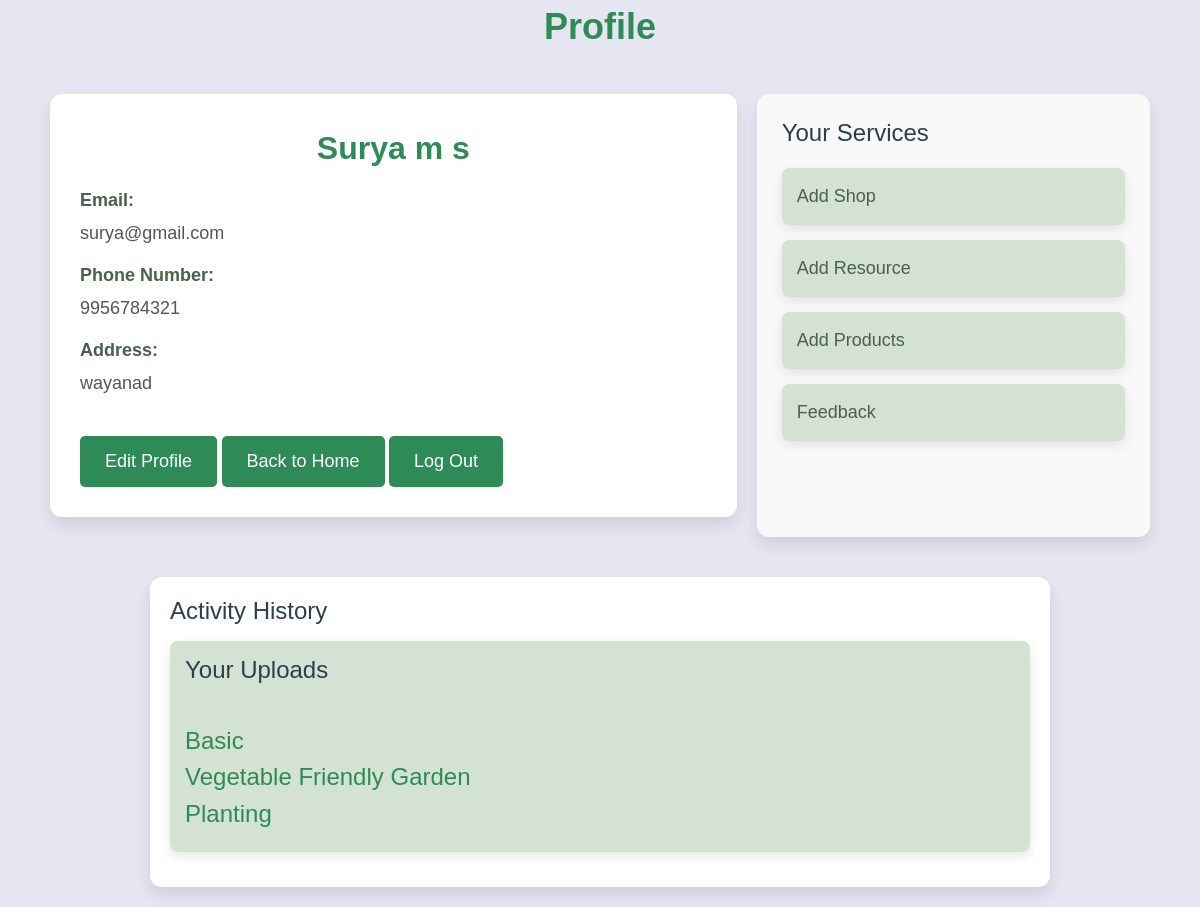
Screenshot of /profProfile/ (signed in) with the database file from the repository.
### garden_app/models.py (models this page shows, shortened)
class prof_reg(models.Model):
    STATUS=(
        ('applied','Applied'),
        ('approved','Approved'),
        ('rejected','Rejected'),
    )
    fname=models.CharField(max_length=100)
    lname=models.CharField(max_length=100)
    em=models.EmailField(unique=True,max_length=100)
    phno = models.CharField(max_length=10)
    passw = models.CharField(max_length=100)
    confirm_pass=models.CharField(max_length=100)
    add=models.CharField(max_length=100)
    status=models.CharField(max_length=20,choices=STATUS,default='applied')
    def __str__(self):
        return self.fname

class resource(models.Model):
    title = models.CharField(max_length=255)
    video_file = models.FileField(upload_to='videos/', blank=True, null=True)
    image_file = models.ImageField(upload_to='images/', blank=True, null=True)
    description = models.TextField()
    name = models.CharField(max_length=100)  # Name of the uploader

### garden_app/views.py (the view)
# urls.py: path('profProfile/',views.profProfile,name="profProfile"),
def profProfile(request):
    em=request.session['email']
    pr = prof_reg.objects.get(em=em)
    up_vdo = resource.objects.filter(name=pr)  # 'name' it's the ForeignKey field
    if pr:
        prof_info = {
            'fname':pr.fname,
            'lname':pr.lname,
            'add':pr.add,
            'phno':pr.phno,
            'em':pr.em,
            'passw':pr.passw,
            'confirm_pass':pr.confirm_pass,
            'up_vdo':up_vdo,
        }
        return render(request,'profProfile.html',prof_info)
    else:
        return render(request,'profProfile.html')

### garden_app/templates/profProfile.html (shortened to what this page needs)
{% load static %}
<!DOCTYPE html>
<html lang="en">
<head>
    <link href="https://cdn.jsdelivr.net/npm/bootstrap@5.3.0/dist/css/bootstrap.min.css" rel="stylesheet">
</head>
<body class="bg-gray-100 p-6">
    <div class="profile-heading">
        Profile
    </div>
    <div class="container">
        <div class="profile-header">
            <div class="profile-info">
                <div class="text-center">
                    <div class="profile-name">{{ fname }} {{ lname }}</div>
                </div>
                <div class="profile-info-item">
                    <label>Email:</label>
                    <span>{{ em }}</span>
                </div>
                <div class="profile-info-item">
                    <label>Phone Number:</label>
                    <span>{{ phno }}</span>
                </div>
                <div class="profile-info-item">
                    <label>Address:</label>
                    <span>{{ add }}</span>
                </div>
                <div class="mt-4">
                    <a href="/proupdate/" class="footer-link">Edit Profile</a>
                    <a href="/profhome/" class="footer-link">Back to Home</a>
                    <a class="footer-link" href="/prof_logout/">Log Out</a>
                </div>
            </div>
        </div>
        <div class="sidebar">
            <h3>Your Services</h3>
            <div class="sidebar-item"><a href="/addshop/">Add Shop</a></div>
            <div class="sidebar-item"><a href="/vdo/">Add Resource</a></div>
            <div class="sidebar-item"><a href="/add_products/">Add Products</a></div>
            <div class="sidebar-item"><a href="/feedrate/">Feedback</a></div>
        </div>
    </div>
    <div class="activity-container">
        <h3>Activity History</h3>
        <div class="sidebar-item">
            <h3>Your Uploads</h3><br>
            {% if up_vdo %}
                {% for resource in up_vdo %}
                    <div class="resource-card">
                        <h4 class="resource-title">{{ resource.title }}</h4>
                    </div>
                {% endfor %}
            {% else %}
                <p>No resources uploaded yet.</p>
            {% endif %}
        </div>
    </div>
</body>
</html>

### rows the page displays
prof_reg: fname "Surya", lname "m s", em "surya@gmail.com", phno "9956784321", add "wayanad"
resource: title "Basic"
resource: title "Vegetable Friendly Garden"
resource: title "Planting"
